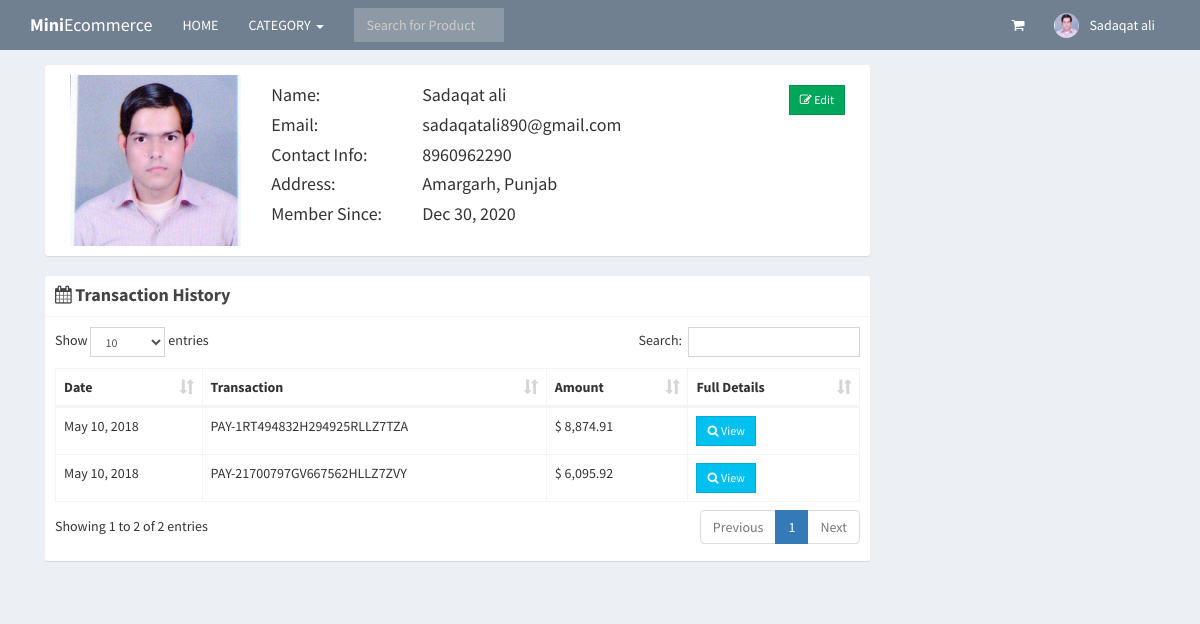
Screenshot of /profile.php (signed in) with the database file from the repository.
### tables this page shows
CREATE TABLE `users` (
  `id` int(11) NOT NULL,
  `email` varchar(200) NOT NULL,
  `mobile` varchar(15) NOT NULL,
  `password` varchar(60) NOT NULL,
  `type` int(1) NOT NULL,
  `firstname` varchar(50) NOT NULL,
  `lastname` varchar(50) NOT NULL,
  `address` text NOT NULL,
  `contact_info` varchar(100) NOT NULL,
  `photo` varchar(200) NOT NULL,
  `status` int(1) NOT NULL DEFAULT 1,
  `activate_code` varchar(15) NOT NULL,
  `reset_code` varchar(15) NOT NULL,
  `created_on` date NOT NULL
);

CREATE TABLE `sales` (
  `id` int(11) NOT NULL,
  `user_id` int(11) NOT NULL,
  `pay_id` varchar(50) NOT NULL,
  `sales_date` date NOT NULL
);

### includes/session.php (called while the page is built, shortened)
<?php
	include 'includes/conn.php';
	if(isset($_SESSION['user'])){
		$conn = $pdo->open();
		try{
			$stmt = $conn->prepare("SELECT * FROM users WHERE id=:id");
			$stmt->execute(['id'=>$_SESSION['user']]);
			$user = $stmt->fetch();
		}
		catch(PDOException $e){
			echo "There is some problem in connection: " . $e->getMessage();
		}
	}
?>

### profile.php (the view, shortened to what this page needs)
<?php include 'includes/session.php'; ?>
<?php include 'includes/header.php'; ?>
<body class="hold-transition skin-blue layout-top-nav">
<div class="wrapper">
	<?php include 'includes/navbar.php'; ?>
	  <div class="content-wrapper">
	    <div class="container">
	      <section class="content">
	        <div class="row">
	        	<div class="col-sm-9">
	        		<div class="box box-solid">
	        			<div class="box-body">
	        				<div class="col-sm-3">
	        					<img src="<?php echo (!empty($user['photo'])) ? 'images/'.$user['photo'] : 'images/profile.jpg'; ?>" width="100%">
	        				</div>
	        				<div class="col-sm-9">
	        					<div class="row">
	        						<div class="col-sm-3">
	        							<h4>Name:</h4>
	        							<h4>Email:</h4>
	        							<h4>Contact Info:</h4>
	        							<h4>Address:</h4>
	        							<h4>Member Since:</h4>
	        						</div>
	        						<div class="col-sm-9">
	        							<h4><?php echo $user['firstname'].' '.$user['lastname']; ?>
	        								<span class="pull-right">
	        									<a href="#edit" class="btn btn-success btn-flat btn-sm" data-toggle="modal"><i class="fa fa-edit"></i> Edit</a>
	        								</span>
	        							</h4>
	        							<h4><?php echo $user['email']; ?></h4>
	        							<h4><?php echo (!empty($user['contact_info'])) ? $user['contact_info'] : 'N/a'; ?></h4>
	        							<h4><?php echo (!empty($user['address'])) ? $user['address'] : 'N/a'; ?></h4>
	        							<h4><?php echo date('M d, Y', strtotime($user['created_on'])); ?></h4>
	        						</div>
	        					</div>
	        				</div>
	        			</div>
	        		</div>
	        		<div class="box box-solid">
	        			<div class="box-header with-border">
	        				<h4 class="box-title"><i class="fa fa-calendar"></i> <b>Transaction History</b></h4>
	        			</div>
	        			<div class="box-body">
	        				<table class="table table-bordered" id="example1">
	        					<thead>
	        						<th>Date</th>
	        						<th>Transaction</th>
	        						<th>Amount</th>
	        						<th>Full Details</th>
	        					</thead>
	        					<tbody>
	        					<?php
	        						$conn = $pdo->open();
	        						try{
	        							$stmt = $conn->prepare("SELECT * FROM sales WHERE user_id=:user_id ORDER BY sales_date DESC");
	        							$stmt->execute(['user_id'=>$user['id']]);
	        							foreach($stmt as $row){
	        								$stmt2 = $conn->prepare("SELECT * FROM details LEFT JOIN products ON products.id=details.product_id WHERE sales_id=:id");
	        								$stmt2->execute(['id'=>$row['id']]);
	        								$total = 0;
	        								foreach($stmt2 as $row2){
	        									$subtotal = $row2['price']*$row2['quantity'];
	        									$total += $subtotal;
	        								}
	        								echo "
	        									<tr>
	        										<td class='hidden'></td>
	        										<td>".date('M d, Y', strtotime($row['sales_date']))."</td>
	        										<td>".$row['pay_id']."</td>
	        										<td>&#36; ".number_format($total, 2)."</td>
	        										<td><button class='btn btn-sm btn-flat btn-info transact' data-id='".$row['id']."'><i class='fa fa-search'></i> View</button></td>
	        									</tr>
	        								";
	        							}
	        						}
        							catch(PDOException $e){
										echo "There is some problem in connection: " . $e->getMessage();
									}
	        					?>
	        					</tbody>
	        				</table>
	        			</div>
	        		</div>
	        	</div>
	        </div>
	      </section>
	    </div>
	  </div>
</div>
</body>
</html>

### includes/navbar.php (shortened to what this page needs)
<header class="main-header">
  <nav class="navbar navbar-static-top">
    <div class="container">
      <div class="navbar-header">
        <a href="index.php" class="navbar-brand"><b>Mini</b>Ecommerce</a>
      </div>
      <div class="collapse navbar-collapse pull-left" id="navbar-collapse">
        <ul class="nav navbar-nav">
          <li><a href="index.php">HOME</a></li>
          <li class="dropdown">
            <a href="#" class="dropdown-toggle" data-toggle="dropdown">CATEGORY <span class="caret"></span></a>
          </li>
        </ul>
        <form method="POST" class="navbar-form navbar-left" action="search.php">
          <div class="input-group">
              <input type="text" class="form-control" id="navbar-search-input" name="keyword" placeholder="Search for Product" required>
          </div>
        </form>
      </div>
      <div class="navbar-custom-menu">
        <ul class="nav navbar-nav">
          <li class="dropdown messages-menu">
            <a href="#" class="dropdown-toggle" data-toggle="dropdown">
              <i class="fa fa-shopping-cart"></i>
            </a>
          </li>
          <?php
            if(isset($_SESSION['user'])){
              $image = (!empty($user['photo'])) ? 'images/'.$user['photo'] : 'images/profile.jpg';
              echo '
                <li class="dropdown user user-menu">
                  <a href="#" class="dropdown-toggle" data-toggle="dropdown">
                    <img src="'.$image.'" class="user-image" alt="User Image">
                    <span class="hidden-xs">'.$user['firstname'].' '.$user['lastname'].'</span>
                  </a>
                  <ul class="dropdown-menu">
                    <li class="user-header">
                      <img src="'.$image.'" class="img-circle" alt="User Image">
                      <p>
                        '.$user['firstname'].' '.$user['lastname'].'
                        <small>Member since '.date('M. Y', strtotime($user['created_on'])).'</small>
                      </p>
                    </li>
                    <li class="user-footer">
                      <div class="pull-left">
                        <a href="profile.php" class="btn btn-default btn-flat">Profile</a>
                      </div>
                      <div class="pull-right">
                        <a href="logout.php" class="btn btn-default btn-flat">Sign out</a>
                      </div>
                    </li>
                  </ul>
                </li>
              ';
            }
            else{
              echo "
                <li><a href='login.php'>LOGIN</a></li>
                <li><a href='signup.php'>SIGNUP</a></li>
              ";
            }
          ?>
        </ul>
      </div>
    </div>
  </nav>
</header>

### includes/header.php (style rules this page uses)
@media (min-width: 768px) { #navbar-search-input { width: 60px; } }
@media (min-width: 992px) { #navbar-search-input { width: 150px; } }

### rows the page displays
users: photo (picture), firstname "Sadaqat", lastname "ali", email "sadaqatali890@gmail.com", contact_info "8960962290", address "Amargarh, Punjab", created_on "Dec 30, 2020"
sales: sales_date "May 10, 2018", pay "PAY-1RT494832H294925RLLZ7TZA", total "8,874.91"
sales: sales_date "May 10, 2018", pay "PAY-21700797GV667562HLLZ7ZVY", total "6,095.92"
